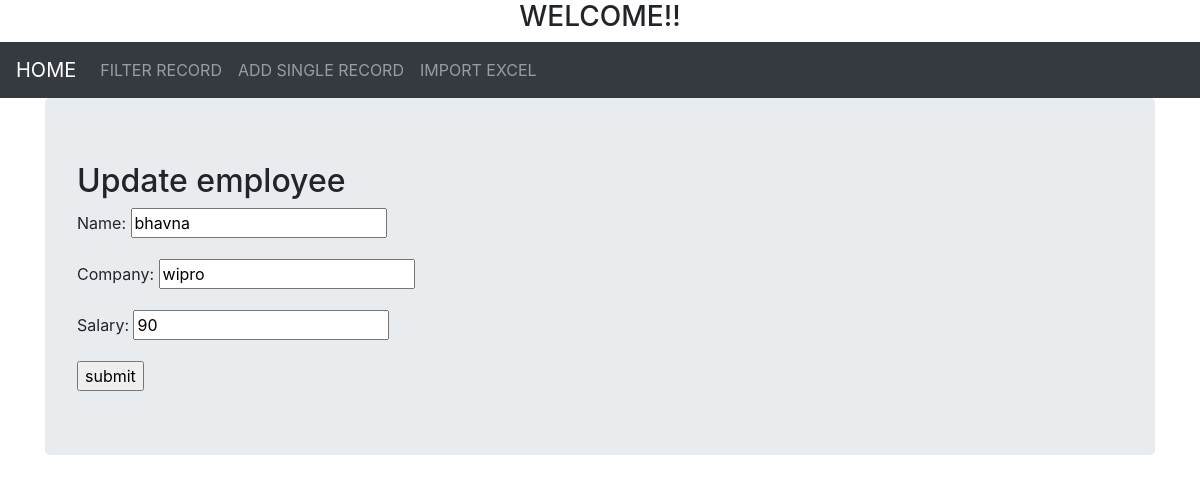
The app's page /basic/update_single/3/ with its own data.
### app/models.py (models this page shows, shortened)
class employee(models.Model):
    name=models.CharField(max_length=200)
    company=models.CharField(max_length=200)
    salary=models.PositiveIntegerField()

### app/views.py (the view)
# urls.py: path('update_single/<int:pk>/', views.EmployeeUpdateView.as_view(), name='update_single'),
class EmployeeUpdateView(UpdateView):
    model = employee
    fields = '__all__'
    template_name = 'employee_create.html'

### templates/employee_create.html (shortened to what this page needs)
<!DOCTYPE html>
{% extends 'base.html' %}
{% block body_block %}
<div class="container">
    <div class="jumbotron">
<h2>
    {% if not form.instance.pk %}
        Create employee
    {% else %}
        Update employee
        {% endif %}
</h2>
    <form method="POST">
        {{ form.as_p }}
    <input type="submit" value="submit">
</form>
    </div>
</div>
{% endblock %}

### records on screen
employee: name "bhavna", company "wipro", salary "90"
